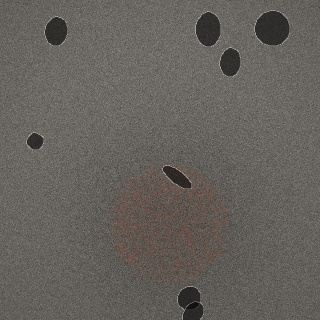
#> input picture software/vision_dataset/images/train/frame_00018.jpg, 320 x 320 px
$ python -i detector.py   (imports and definitions only)
#> lines starting #> are read from the running program, lines starting #| are printed output that depends on the picture; after the words box and inside, x2 and y2 are one past the last pixel; in counts of white or black regions, pixels touching at a corner belong together
#> further down, picture is the input picture: shape (320, 320, 3); mean B, G, R 92.2, 97.3, 101.2
"""Resource-zone detection from camera frames.

Two detectors, both feeding the same interface:

1. Baseline (runs live on the Pi 5, no GPU, no training): HSV colour
   thresholding + contour analysis finds the rust-orange resource-marker
   pebbles and returns zone candidates as (bbox, confidence).

2. Optional YOLO: if `ultralytics` is installed and a model was trained with
   vision.dataset_gen + yolo CLI, it is used automatically for better
   accuracy. The code falls back gracefully to the baseline.

Both return a list of Detection(bbox_xyxy, confidence) in PIXEL space; the
mission controller converts them to grid-cell resource-probability updates.
"""
from __future__ import annotations

from dataclasses import dataclass

import cv2
import numpy as np

# HSV range for the rust-orange resource markers (tune on the real testbed!)
HSV_LOW = (3, 70, 70)
HSV_HIGH = (25, 255, 255)


@dataclass
class Detection:
    bbox_xyxy: tuple[int, int, int, int]   # pixels
    confidence: float


def detect_baseline(frame_bgr: np.ndarray) -> list[Detection]:
    """Classic CV resource-marker detector (Pi-friendly, always available)."""
    blur = cv2.GaussianBlur(frame_bgr, (5, 5), 0)
    hsv = cv2.cvtColor(blur, cv2.COLOR_BGR2HSV)
#> hsv: shape (320, 320, 3); mean H, S, V 18.2, 22.7, 101.2
    mask = cv2.inRange(hsv, HSV_LOW, HSV_HIGH)
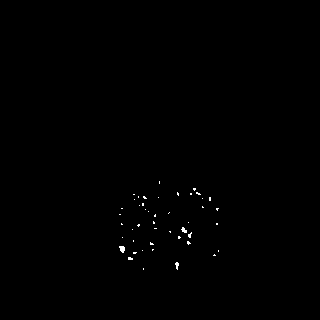
#> mask: shape (320, 320); 0.25% white in thin lines or dots, all inside (x1, y1, x2, y2) = (119, 181, 219, 270)
    # NOTE: no erosion/open here - marker pebbles are sparse dots, an open
    # would erase them. Closing only, to consolidate pebble clusters.
    mask = cv2.morphologyEx(mask, cv2.MORPH_CLOSE,
                            cv2.getStructuringElement(cv2.MORPH_ELLIPSE, (11, 11)))
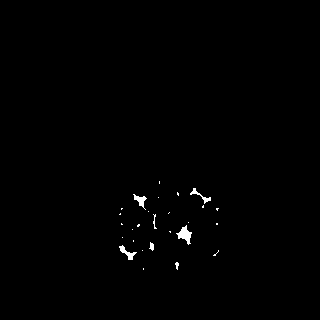
#> mask: shape (320, 320); 0.53% white; 27 white regions (20 under 20 px)
    contours, _ = cv2.findContours(mask, cv2.RETR_EXTERNAL, cv2.CHAIN_APPROX_SIMPLE)
#> contours = 27 contours, 23 with area under 20; largest, box (x1, y1, x2, y2) and area: (176, 225, 192, 245) 120, (119, 245, 137, 260) 70, (133, 194, 147, 210) 64, (190, 188, 211, 204) 51
    out: list[Detection] = []
    h, w = mask.shape
#> h = 320; w = 320
    for cnt in contours:
        area = cv2.contourArea(cnt)
        if area < 0.0015 * w * h:            # reject specks
            continue
        x, y, bw, bh = cv2.boundingRect(cnt)
        fill = area / float(bw * bh)
        conf = float(np.clip(fill * 0.6 + min(1.0, area / (0.05 * w * h)) * 0.4, 0, 0.95))
        out.append(Detection((x, y, x + bw, y + bh), conf))
#> this loop made 27 passes
#> area on passes 5, 11, 24, 26: 69.5, 120.5, 64.5, 51
#> after the loop, out = []
    return out


class ResourceDetector:
    """Auto-selecting detector: YOLO if available, else classic baseline."""

    # [7 lines left out: function __init__, not called in this run]

    @property
    def backend(self) -> str:
        return "yolo" if self._yolo else "baseline-cv"

    # [41 lines left out: functions detect, frame_resource_score, annotate, not called in this run]


# [13 lines not run here, left out]

>>> import cv2
>>> picture = cv2.imread('../../vision_dataset/images/train/frame_00018.jpg')
>>> result = detect_baseline(picture)
#> result = []

$ run again, on software/vision_dataset/images/train/frame_00021.jpg
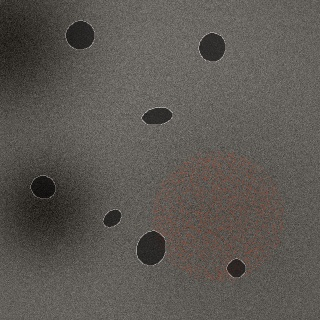
#> input picture software/vision_dataset/images/train/frame_00021.jpg, 320 x 320 px
#> picture is the input picture: shape (320, 320, 3); mean B, G, R 82.4, 87.5, 91.7
#> hsv: shape (320, 320, 3); mean H, S, V 17.9, 26.3, 91.7
#> in detect_baseline, `mask = cv2.inRange(hsv, HSV_LOW, HSV_HIGH)`:
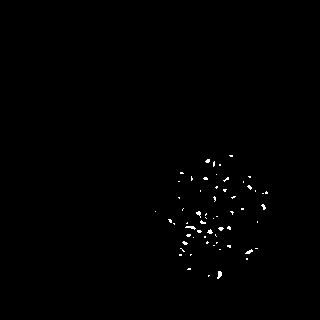
#> mask: shape (320, 320); 0.46% white in thin lines or dots, all inside (x1, y1, x2, y2) = (155, 155, 268, 279)
#> in detect_baseline, `mask = cv2.morphologyEx(mask, cv2.MORPH_CLOSE, cv2.getStructuringEleme..`:
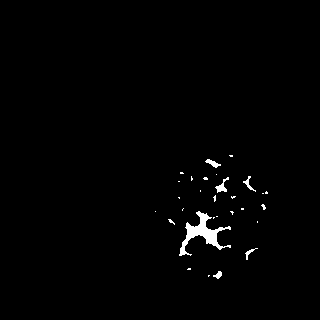
#> mask: shape (320, 320); 1.1% white; 29 white regions (23 under 20 px)
#> contours = 29 contours, 23 with area under 20; largest, box (x1, y1, x2, y2) and area: (179, 211, 231, 256) 588, (215, 177, 229, 193) 59, (205, 159, 221, 168) 48, (243, 176, 256, 192) 34, (213, 271, 222, 279) 30, (245, 248, 258, 260) 24
#> the loop in detect_baseline, `for cnt in contours:` made 29 passes
#> area on passes 2, 4, 22, 24, 28: 29.5, 23.5, 59, 34.5, 47.5
#> after the loop in detect_baseline, `for cnt in contours:`: out = 1 item
